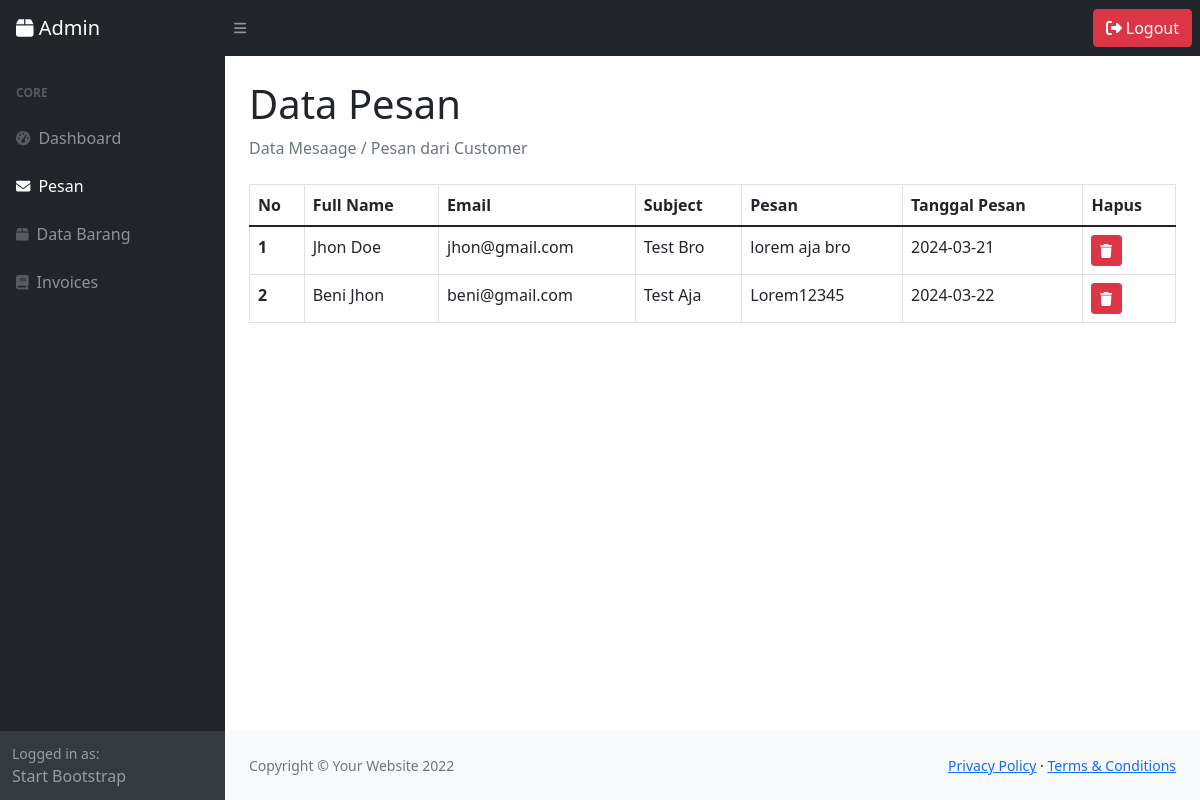
The page /index.php/admin/pesan on the database its author committed.
### tables this page shows
CREATE TABLE `tb_pesan` (
  `id` int(11) NOT NULL,
  `name` varchar(50) NOT NULL,
  `email` varchar(100) NOT NULL,
  `subject` text NOT NULL,
  `pesan` text NOT NULL,
  `tanggal_pesan` date NOT NULL DEFAULT current_timestamp()
);

### application/controllers/admin/Pesan.php (called while the page is built, shortened)
<?php
class Pesan extends CI_Controller {
    public function index() {
        $this->load->library('pagination');
        $config['base_url'] = 'http://localhost/toko_online_komputer/admin/pesan/index';
        $config['total_rows'] = $this->model_pesan->hitung_data_pesan();
        $config['per_page'] = 7;
        $data['start'] = $this->uri->segment(4);
        $data['barang'] = $this->model_pesan->tampil_data_pesan($config['per_page'], $data['start'])->result();
        $this->load->view('templatesAdmin/header');
        $this->load->view('admin/pesan', $data);
        $this->load->view('templatesAdmin/footer');
        $this->load->view('templatesAdmin/sweetalert');
    }
}

### index.php (called while the page is built, shortened)
<?php
require_once BASEPATH.'core/CodeIgniter.php';

### application/config/config.php (called while the page is built, shortened)
<?php
$protocol = ((!empty($_SERVER['HTTPS']) && $_SERVER['HTTPS'] != 'off') || $_SERVER['SERVER_PORT'] == 443) ? "https://" : "http://";
$host = $_SERVER['HTTP_HOST'];
$config['base_url'] = $protocol . $host . '/toko_online_komputer/';
$config['index_page'] = '';
$config['uri_protocol']	= 'REQUEST_URI';
$config['url_suffix'] = '';
$config['language']	= 'english';
$config['charset'] = 'UTF-8';
$config['enable_hooks'] = FALSE;
$config['subclass_prefix'] = 'MY_';
$config['composer_autoload'] = FALSE;
$config['permitted_uri_chars'] = 'a-z 0-9~%.:_\-';
$config['enable_query_strings'] = FALSE;
$config['controller_trigger'] = 'c';
$config['function_trigger'] = 'm';
$config['directory_trigger'] = 'd';
$config['allow_get_array'] = TRUE;
$config['log_threshold'] = 0;
$config['log_path'] = '';
$config['log_file_extension'] = '';
$config['log_file_permissions'] = 0644;
$config['log_date_format'] = 'Y-m-d H:i:s';
$config['error_views_path'] = '';
$config['cache_path'] = '';
$config['cache_query_string'] = FALSE;
$config['encryption_key'] = '';
$config['sess_driver'] = 'files';
$config['sess_cookie_name'] = 'ci_session';
$config['sess_samesite'] = 'Lax';
$config['sess_expiration'] = 7200;
$config['sess_save_path'] = NULL;
$config['sess_match_ip'] = FALSE;
$config['sess_time_to_update'] = 300;
$config['sess_regenerate_destroy'] = FALSE;
$config['cookie_prefix']	= '';
$config['cookie_domain']	= '';
$config['cookie_path']		= '/';
$config['cookie_secure']	= FALSE;
$config['cookie_httponly'] 	= FALSE;
$config['cookie_samesite'] 	= 'Lax';
$config['standardize_newlines'] = FALSE;
$config['global_xss_filtering'] = FALSE;
$config['csrf_protection'] = FALSE;
$config['csrf_token_name'] = 'csrf_test_name';
$config['csrf_cookie_name'] = 'csrf_cookie_name';
$config['csrf_expire'] = 7200;
$config['csrf_regenerate'] = TRUE;
$config['csrf_exclude_uris'] = array();
$config['compress_output'] = FALSE;
$config['time_reference'] = 'local';
$config['rewrite_short_tags'] = FALSE;
$config['proxy_ips'] = '';

### application/models/model_pesan.php (called while the page is built, shortened)
<?php
class model_pesan extends CI_Model {
    public function hitung_data_pesan() {
        return $this->db->get('tb_pesan')->num_rows();
    }
    public function tampil_data_pesan($limit, $start) {
        return $this->db->get('tb_pesan', $limit, $start);
    }
}
?>

### application/views/admin/pesan.php (the view, shortened to what this page needs)
<div id="layoutSidenav">
    <div id="layoutSidenav_content">
        <main>
            <div class="container-fluid px-4">
                <h1 class="mt-4">Data Pesan</h1>
                <ol class="breadcrumb mb-4">
                    <li class="breadcrumb-item active">Data Mesaage / Pesan dari Customer</li>
                </ol>
            </div>
        </main>
        <div class="container-fluid px-4">
            <table class="table table-bordered table-table-responsive-sm">
                <thead>
                    <tr>
                        <th scope="col">No</th>
                        <th scope="col">Full Name</th>
                        <th scope="col">Email</th>
                        <th scope="col">Subject</th>
                        <th scope="col">Pesan</th>
                        <th scope="col">Tanggal Pesan</th>
                        <th scope="col" >Hapus</th>
                    </tr>
                </thead>
                <tbody>
                    <?php
                    foreach ($barang as $brg) { ?>
                        <tr>
                            <th scope="row"><?= ++$start; ?></th>
                            <td><?= $brg->name; ?></td>
                            <td><?= $brg->email; ?></td>
                            <td><?= $brg->subject; ?></td>
                            <td><?= $brg->pesan; ?></td>
                            <td><?= $brg->tanggal_pesan; ?></td>
                            <td>
                                <?php echo anchor('admin/Pesan/hapus/' . $brg->id, '<div class="btn btn-danger btn-sm"><i class="fas fa-trash"></i></div>'); ?>
                            </td>
                        </tr>
                    <?php }; ?>
                </tbody>
            </table>
        </div>
        <footer class="py-4 bg-light mt-auto">
            <div class="container-fluid px-4">
                <div class="d-flex align-items-center justify-content-between small">
                    <div class="text-muted">Copyright &copy; Your Website 2022</div>
                    <div>
                        <a href="#">Privacy Policy</a>
                        &middot;
                        <a href="#">Terms &amp; Conditions</a>
                    </div>
                </div>
            </div>
        </footer>
    </div>
</div>

### rows shown on the page
tb_pesan: name "Jhon Doe", email "jhon@gmail.com", subject "Test Bro", pesan "lorem aja bro", tanggal_pesan "2024-03-21"
tb_pesan: name "Beni Jhon", email "beni@gmail.com", subject "Test Aja", pesan "Lorem12345", tanggal_pesan "2024-03-22"
